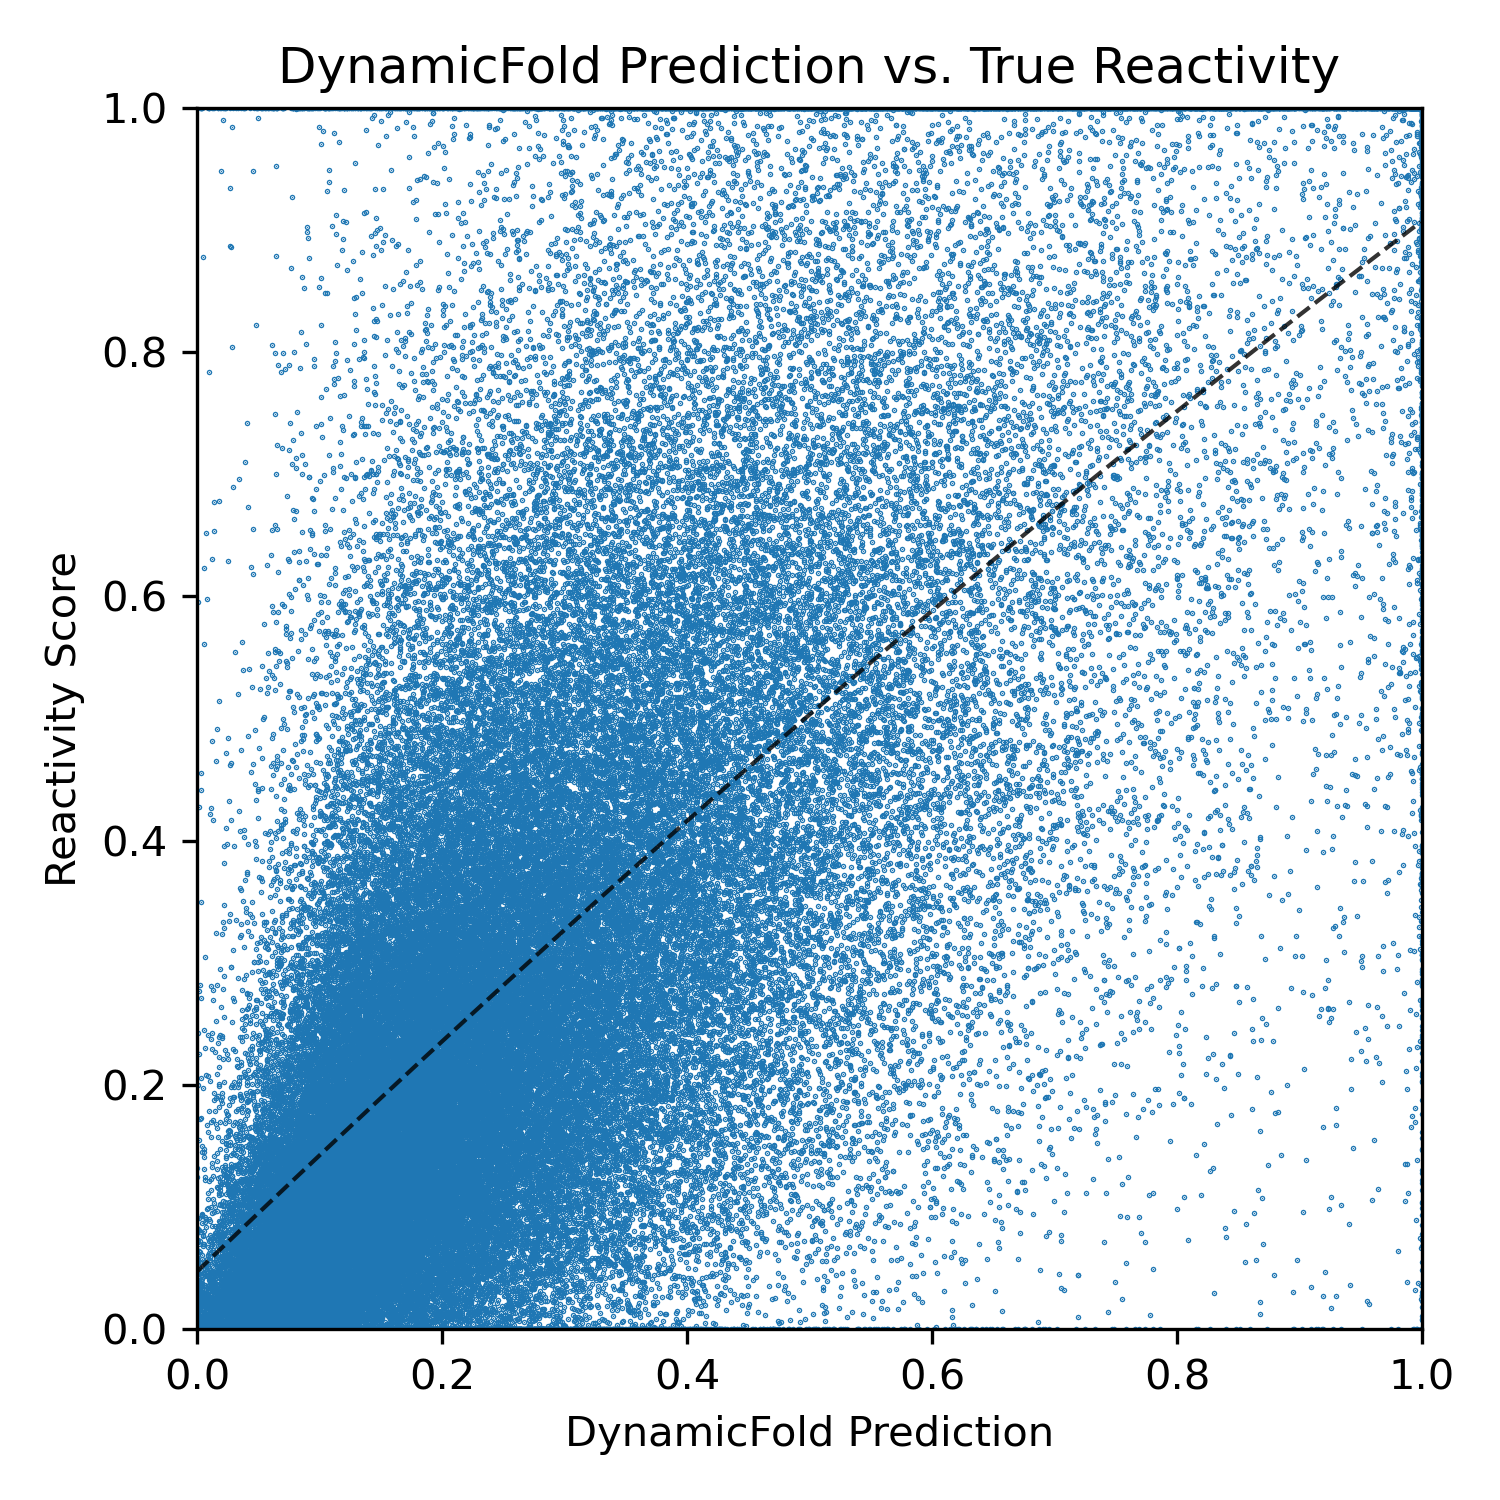

Here is the Python script that generated this plot:
import matplotlib.pyplot as plt
import pandas as pd
import numpy as np
import sys
import orjson

data_csv = sys.argv[1]
bootstrap_size = int(sys.argv[2])
output_plot = sys.argv[3]

def kernel_regression(x, y, bw):
    from statsmodels.nonparametric.kernel_regression import KernelReg
    kr = KernelReg(y, x, 'c', bw=(bw,))
    x_vals = np.arange(min(x), max(x), (max(x) - min(x)) / 1000)
    y_pred, _ = kr.fit(x_vals)
    plt.plot(x_vals, y_pred, color='black', linestyle='--', alpha=0.8, linewidth=1)

data = pd.read_csv(data_csv)
reactivity = list()
prediction = list()
for _, row in data.iterrows():
    reactivity.extend(orjson.loads(row["RT"]))
    prediction.extend(orjson.loads(row["Predictions"]))

indices = list(range(len(reactivity)))
indices = np.random.choice(indices, size=bootstrap_size, replace=True)
prediction_sample = np.array(prediction)[indices]
reactivity_sample = np.array(reactivity)[indices]

plt.figure(figsize=(5, 5), dpi=300)
plt.scatter(prediction_sample, reactivity_sample, s=0.1, marker="o")
kernel_regression(prediction_sample, reactivity_sample, 0.5)
plt.xlim((0, 1))
plt.ylim((0, 1))
plt.xlabel("DynamicFold Prediction")
plt.ylabel("Reactivity Score")
plt.title("DynamicFold Prediction vs. True Reactivity")
plt.tight_layout()
plt.savefig(output_plot)
